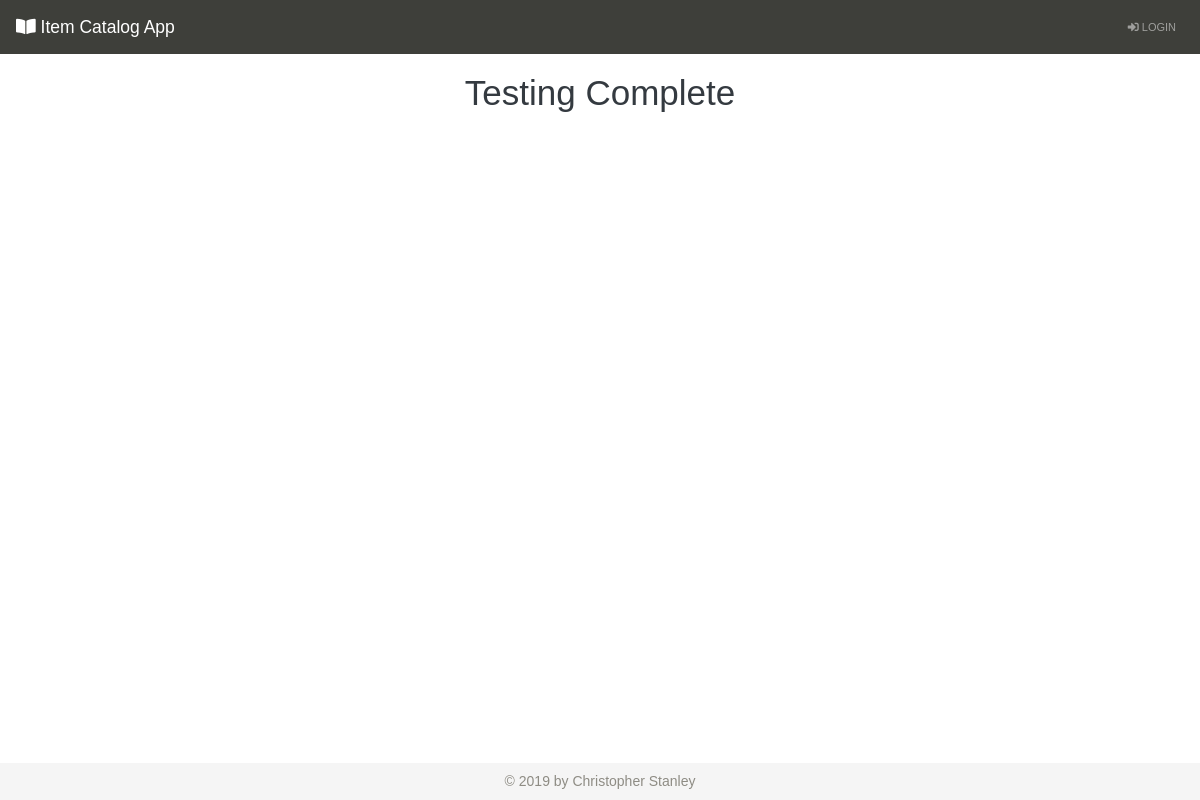
Before: /categories/8/items with the older database file.
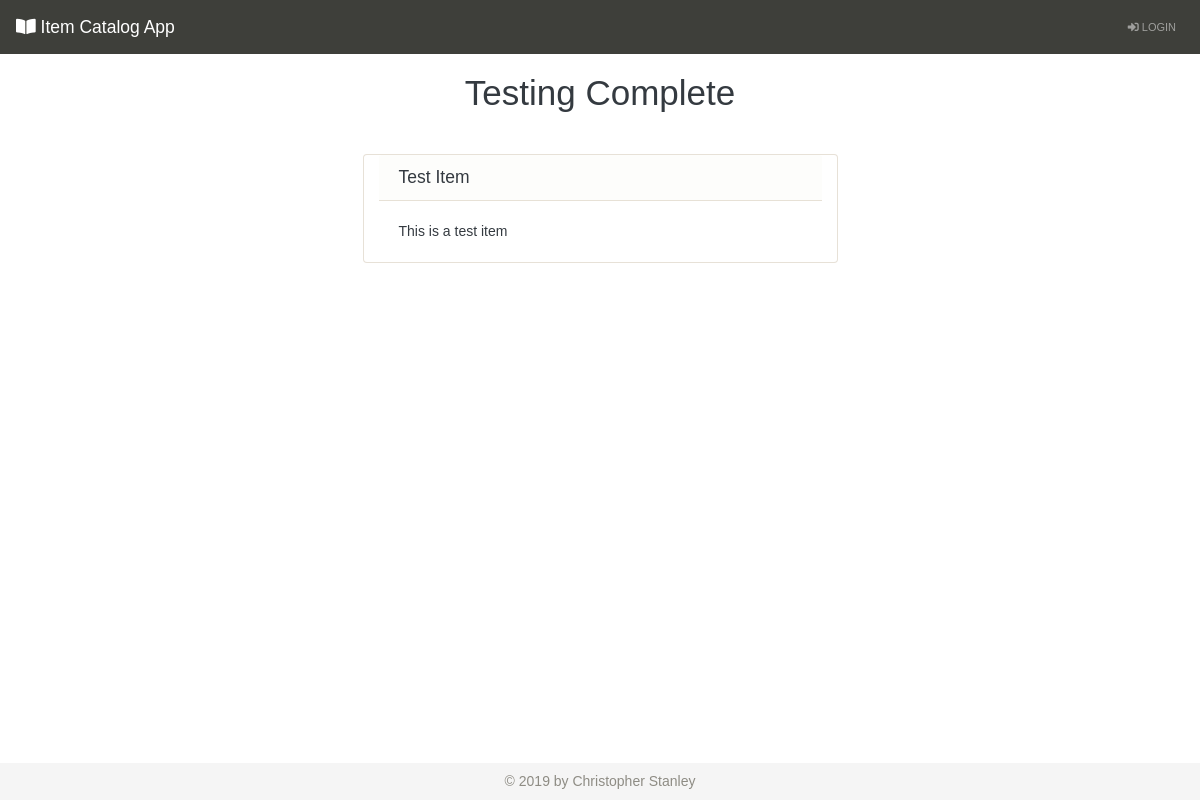
After: the same page with the newer database file.
### database_setup.py (models this page shows, shortened)
class Category(Base):
    __tablename__ = 'category'
    name = Column(String(80), nullable = False)
    id = Column(Integer, primary_key = True)
    user_id = Column(Integer, ForeignKey('user.id'))
    user = relationship(User)

class Item(Base):
    __tablename__ = 'item'
    name = Column(String(80), nullable = False)
    id = Column(Integer, primary_key = True)
    description = Column(String(250))
    category_id = Column(Integer, ForeignKey('category.id'))
    category = relationship(Category)
    user_id = Column(Integer, ForeignKey('user.id'))
    user = relationship(User)

### project.py (the view)
@app.route('/categories/<int:category_id>/items')
def showItems(category_id):
    category = session.query(Category).filter_by(id = category_id).one()
    creator = getUserInfo(category.user_id)
    items = session.query(Item).filter_by(category_id = category_id)
    if 'username' not in login_session or creator.id != login_session['user_id']:
        if 'username' in login_session:
            user = getUserInfo(login_session['user_id'])
            return render_template('publicitems.html', items = items, category = category, creator = creator, user = user)
        else:
            return render_template('publicitems.html', items = items, category = category, creator = creator)
    else:
        user = getUserInfo(login_session['user_id'])
        return render_template('items.html', items = items, category = category, creator = creator, user = user)

### project.py (called while the page is built)
def getUserInfo(user_id):
    user = session.query(User).filter_by(id = user_id).one()
    return user

### templates/publicitems.html (shortened to what this page needs)
{% extends "base.html" %}
{% block content %}
<div class="row mt-2">
    <div class="col-12">
        <h1 class="text-center">{{ category.name }}</h1>
    </div>
</div>
<div class="row justify-content-center mt-4">
    {% for i in items %}
    <div class="card col-md-5 col-12 m-2">
        <h5 class="card-header">{{ i.name }}</h5>
        <div class="card-body">
            <p class="card-text">{{ i.description }}</p>
        </div>
    </div>
    {% endfor %}
</div>
{% endblock %}

### templates/base.html (shortened to what this page needs)
<!DOCTYPE html>
<html lang="en">
<head>
    <link rel="stylesheet" href="https://bootswatch.com/4/sandstone/bootstrap.min.css">
    <link rel="stylesheet" type="text/css" href="{{ url_for('static', filename='styles.css') }}">
    <link rel="stylesheet" href="https://use.fontawesome.com/releases/v5.8.1/css/all.css">
</head>
<body id="body">
    <div class="d-flex flex-column h-100">
        <header>
            <nav class="navbar navbar-expand-lg navbar-dark bg-primary">
                <a class="navbar-brand" href="{{ url_for('showCategories')}}"><i class="fas fa-book-open"></i> Item Catalog App</a>
                <div class="collapse navbar-collapse justify-content-end" id="collapsibleNavbar">
                    <ul class="navbar-nav d-flex align-items-center">
                        {% if 'username' not in session %}
                        <li class="nav-item">
                            <a class="nav-link" href="{{ url_for('showLogin') }}"><i class="fas fa-sign-in-alt"></i> Login</a>
                        </li>
                        {% else %}
                        {% block nav %}{% endblock %}
                        <li class="nav-item">
                            <a class="nav-link" href="{{ url_for('disconnect') }}"><i class="fas fa-sign-out-alt"></i> Logout</a>
                        </li>
                        {% endif %}
                    </ul>
                </div>
            </nav>
        </header>
        <main>
            <div id="content" class="container mt-2">{% block content %}{% endblock %}</div>
        </main>
        <footer id="footer" class="footer mt-auto py-2">
            <div class="container text-center">
                <span class="text-muted">&copy; 2019 by Christopher Stanley</span>
            </div>
        </footer>
    </div>
</body>
</html>

### static/styles.css (style rules this page uses)
html #body { font-family: 'Concert One', sans-serif; color: #343a40; height: 100vh; }
nav { margin-bottom: 10px; }
.footer { background-color: #f5f5f5; }

Changed rows visible on the page:
added Item: name "Test Item", description "This is a test item"
